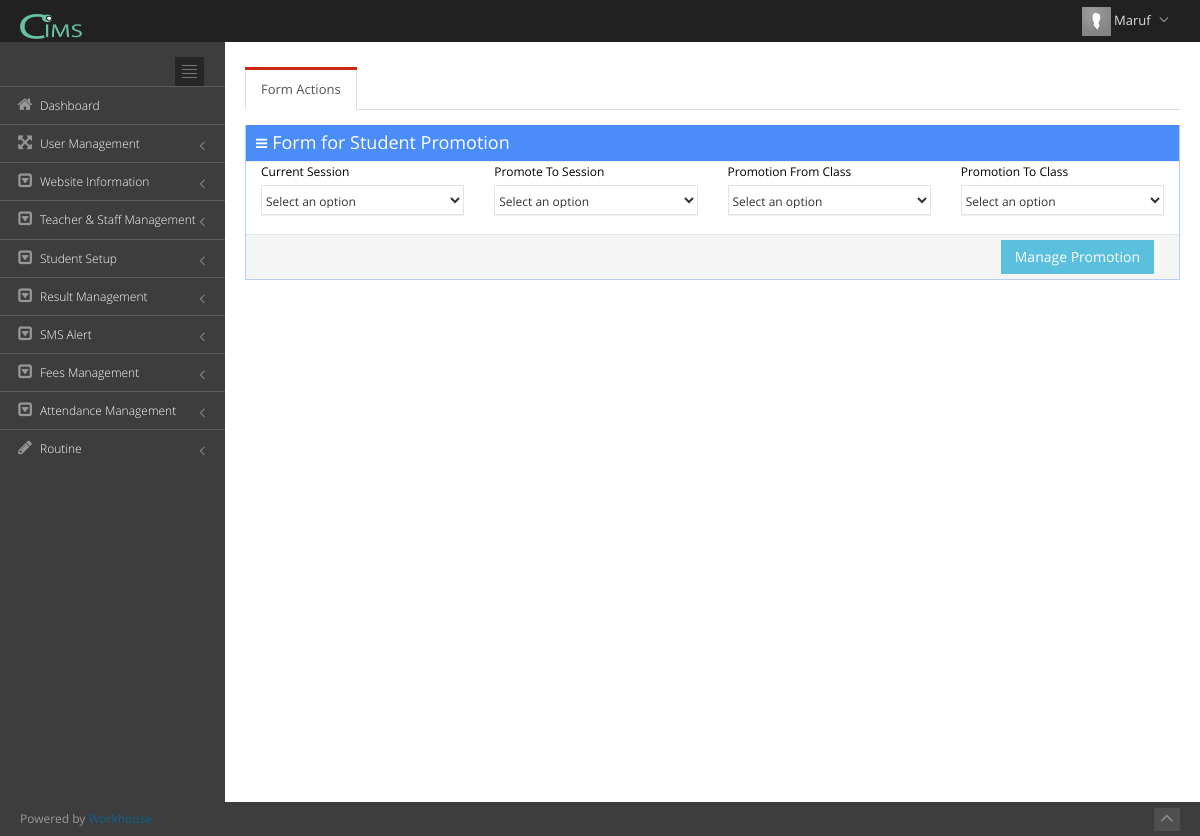
Page /index.php?view=student_promotion (signed in) on the committed database.
### tables this page shows
CREATE TABLE `user_admin` (
  `userid` int(11) NOT NULL,
  `username` text NOT NULL,
  `usr_code` varchar(500) NOT NULL,
  `role` varchar(100) NOT NULL,
  `password` varchar(500) NOT NULL,
  `image` varchar(300) NOT NULL,
  `userdate` date NOT NULL,
  `uniqueToken` varchar(40) NOT NULL
);

CREATE TABLE `t_modules` (
  `moduleid` int(11) NOT NULL COMMENT 'module id',
  `name` text NOT NULL,
  `page_caption` text NOT NULL,
  `page_link` text NOT NULL,
  `is_report` int(2) NOT NULL COMMENT '1=report,0=form',
  `is_main` int(2) NOT NULL COMMENT '1=main,0=sub',
  `icon` varchar(300) NOT NULL,
  `show` int(2) NOT NULL COMMENT '1=show,0=hide'
);

### include/view.php (called while the page is built, shortened)
<?php
	require('functions.php');
	$htaccess = isset($_SERVER['HTACCESS']);
	if(isset($_GET['view'])){
	 	@$view = $_GET['view'];
	}
	else {
	 	$view = 'login';
	}
	$page = $view.'_asoft.php';
	include($page);
?>

### include/functions.php (called while the page is built, shortened)
<?php
function urlroute($url){
	global $htaccess;
	if(!$htaccess){
		$url = 'index.php?view='.$url;
	}
	return $url;
}
function escape($input){
	return mysql_real_escape_string($input);
}
function name($email){
	$sql = "SELECT username FROM user_admin WHERE usr_code = '$email'";
	$qry = mysql_query($sql) or die ("Error in name selection at header".mysql_error());
	$rs = mysql_fetch_array($qry);
	return $rs['username'];
}
?>

### student_promotion_asoft.php (the view, shortened to what this page needs)
<?php
$sql_Name = "SELECT name,page_link,page_caption FROM `t_modules` where page_link='".$view."'";
$qry_Name = mysql_query($sql_Name);
$page_title = mysql_result($qry_Name, 0, "name");
if(isset($_SESSION['com_cbs_aaiam_school_maruf_user_email']) == true)
{
?>
<div class="page-content">
<div class="row">
    <div class="col-md-12">
        <div class="tabbable tabbable-custom boxless">
            <ul class="nav nav-tabs">
                <li class="active"><a href="#tab_0" data-toggle="tab">Form Actions</a></li>
            </ul>
            <div class="tab-content">
                <div class="tab-pane active" id="tab_0">
                    <div class="portlet box blue ">
                        <div class="portlet-title">
                            <div class="caption"><i class="icon-reorder"></i>Form for <?php echo $page_title;?></div>
                        </div>
                        <div class="portlet-body form">
                            <form action="" method="POST" class="form-horizontal form-bordered form-label-stripped" id="form_sample_1">
                            <div class="form-body">
                                <div class="row">
                                 <div class="col-md-12">
                                    <div class="col-md-3">
                                      <div class="form-group">
                                      <label>Current Session</label>
                                        <select id="current_session" class="form-control span6 required" name="current_session">
                                         	<option value="">Select an option</option>
                                        </select>
                                       </div>
                                     </div>
                                   <div class="col-md-3">
                                      <div class="form-group">
                                      <label>Promote To Session</label>
                                        <select id="promote_session" class="form-control span6 required" name="promote_session">
                                         <option value="">Select an option</option>
                                        </select>
                                       </div>
                                     </div>
                                     <div class="col-md-3">
                                      <div class="form-group">
                                      <label>Promotion From Class</label>
                                        <select id="current_class" class="form-control span6 required" name="current_class">
                                           <option value="">Select an option</option>
                                        </select>
                                       </div>
                                     </div>
                                      <div class="col-md-3">
                                      <div class="form-group">
                                      <label>Promotion To Class</label>
                                        <select id="promote_class" class="form-control span6 required" name="promote_class">
                                           <option value="">Select an option</option>
                                        </select>
                                       </div>
                                     </div>
                                  </div>
                                 </div>
                                 <br />
                                <div class="form-actions right">
                                    <div class="row">
                                        <div class="col-md-12">
                                            <div class="col-md-offset-3 col-md-9">
												<button type="button" class="btn btn-info" onclick="getScriptPage('output_div','text_content','0')">Manage Promotion</button>
                                            </div>
                                        </div>
                                    </div>
                                </div>
                            </div>
                            </form>
                        </div>
                    </div>
                </div>
        	</div>
        </div>
    </div>
</div>
</div>
<?php
} else
{
?>  <script type="text/javascript">
location.replace('index.php');
</script>
<?php }?>

### include/nav_header.php (shortened to what this page needs)
<div class="header navbar navbar-inverse navbar-fixed-top">
        <div class="header-inner">
           <a class="navbar-brand" href="#" target="_blank">
            <img src="img/login-logo.png" alt="logo" class="img-responsive" style="height:25px"/>
            </a>
            <ul class="nav navbar-nav pull-right">
                <li class="dropdown user">
                	<a href="#" class="dropdown-toggle" data-toggle="dropdown" data-hover="dropdown" data-close-others="true">
                        <?php
						$sql_view = "SELECT * FROM user_admin WHERE usr_code='".@$_SESSION['com_cbs_aaiam_school_maruf_user_email']."'";
						$qry_view = mysql_query($sql_view) or die("Error in view ->".mysql_error());
						$rs_view = mysql_fetch_array($qry_view);
						@$path = 'img/user/'.@$rs_view["image"];
						if(@$rs_view["image"] != "" && file_exists($path)==true){
							$thumbs  = 'img/user/thumbs/small'.@$rs_view["image"];
						}else{
							$thumbs  = 'assets/img/avatar.png';
						}
						?>
                        <img alt="" src="<?php echo $thumbs;?>" height="29"/>
               	 		<span class="username"><?php echo name($_SESSION['com_cbs_aaiam_school_maruf_user_email']);?></span>
                		<i class="icon-angle-down"></i>
                	</a>
                </li>
            </ul>
        </div>
</div>

### include/nav_sidebar.php (shortened to what this page needs)
<div class="page-sidebar navbar-collapse collapse">
         <ul class="page-sidebar-menu">
            <li>
               <div class="sidebar-toggler hidden-phone"></div>
            </li>
            <?php
$Select = mysql_query("SELECT * FROM `hierarchy`");
while($Row = mysql_fetch_assoc($Select)){
	if($Row['category'] == 'm'){
		$Arr[$Row['hierarchy_id']] = $Row['sub_category'];
	}else{
		$Childs[$Row['category']][$Row['hierarchy_id']] = $Row['sub_category'];
	}
}
function gettree($Array,$view,$macs){
		foreach($Array as $key => $value){
			if(array_key_exists($value,@$macs)){
				$sql_category_name = "SELECT * FROM t_modules WHERE moduleid = '".escape($value)."'";
				$qry_category_name = mysql_query($sql_category_name);
				while($rs_category_name = mysql_fetch_array($qry_category_name))
				{
					$name = $rs_category_name['name'];
					$page_link = $rs_category_name['page_link'];
					$icon = $rs_category_name['icon'];
				}
				$qry_is_main_cat = mysql_query("SELECT category FROM `hierarchy` WHERE hierarchy_id=$key");
				$is_main_cat = mysql_result($qry_is_main_cat, 0, "category");
				echo '<li id="module_'.$value.'" ';
					if($page_link == $view) echo 'class="active "';
				echo '>';
					echo '<a   href="'.urlroute($page_link).'"';
					echo '>';
						echo '<i class="'.$icon.'"></i>';
						echo '<span class="title">';
						echo $name;
						echo '</span>';
					echo '</a> ';
				if($is_main_cat != 'm'){
					echo '</li>';
				}
			}
		}
}
gettree($Arr,$view,$macs);
?>
         </ul>
      </div>

### assets/css/style-metronic.css (style rules this page uses)
div, input, select, textarea, span, img, table, td, th, p, a, button, ul, code, pre, li { -webkit-border-radius: 0 !important; -moz-border-radius: 0 !important; border-radius: 0 !important; }
.btn { border-width: 0; padding: 7px 14px; font-size: 14px; outline: none !important; -webkit-box-shadow: none !important; -moz-box-shadow: none !important; box-shadow: none !important; -webkit-border-radius: 0 !important; -moz-border-radius: 0 !important; border-radius: 0 !important; -webkit-text-shadow: none; -moz-text-shadow: none; text-shadow: none; }
label { font-weight: 400; font-size: 12px; }
.form-control { font-size: 12px; font-weight: normal; color: #333333; background-color: #ffffff; border: 1px solid #e5e5e5; border-radius: 0; -webkit-box-shadow: none; box-shadow: none; -webkit-transition: border-color ease-in-out .15s, box-shadow ease-in-out .15s; transition: border-color ease-in-out .15s, box-shadow ease-in-out .15s; }
.nav-tabs, .nav-pills { margin-bottom: 10px; }

### assets/css/style-responsive.css (style rules this page uses)
@media (min-width: 992px) { .page-sidebar { position: absolute; width: 225px; } }
@media (min-width: 992px) { .page-sidebar.navbar-collapse { max-height: none !important; } }
@media (min-width: 992px) { .page-content { margin-left: 225px; margin-top: 0px; min-height: 760px; padding: 25px 20px 20px 20px; } }

### assets/css/themes/default.css (style rules this page uses)
body { background-color: #3d3d3d !important; }
.header { filter: none !important; background-image: none !important; background-color: #212121 !important; }
.header .navbar-nav li.dropdown .dropdown-toggle i { color: #8a8a8a !important; }
.page-sidebar { background-color: #3d3d3d; }
ul.page-sidebar-menu > li > a { border-top: 1px solid #5c5c5c !important; color: #ffffff !important; }
ul.page-sidebar-menu > li:last-child > a { border-bottom: 1px solid transparent !important; }
ul.page-sidebar-menu > li a i { color: #969696; }
.sidebar-toggler { background-image: url(../../img/sidebar-toggler.jpg); background-color: #242424; }

### rows in the picture
user_admin: username "Maruf"
t_modules: name "Dashboard"
t_modules: name "User Management"
t_modules: name "Website Information"
t_modules: name "Teacher & Staff Management"
t_modules: name "Student Setup"
t_modules: name "Result Management"
t_modules: name "SMS Alert"
t_modules: name "Fees Management"
t_modules: name "Attendance Management"
t_modules: name "Routine"
t_modules: name "Student Promotion"
